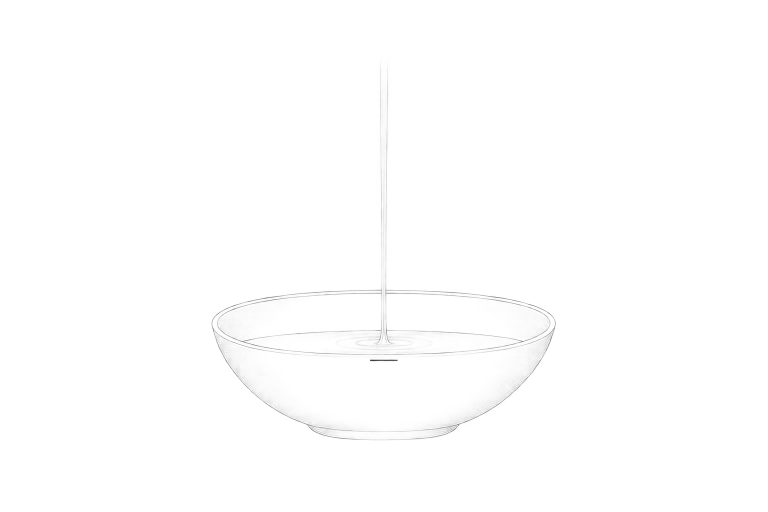
#> input picture design/onboarding/src/allowance.png, 1536 x 1024 px (shown at 1/2 size)
$ python onboarding-images.py
#> lines starting #> are read from the running program, lines starting #| are printed output that depends on the picture
"""Turn the black-on-transparent source art in design/onboarding/src into app assets.

- Writes res/drawable-nodpi/onboarding_<name>.webp: a white alpha mask, tinted at runtime with
  the look's accent (ColorFilter.tint). Heroes are 1080 px wide; spots are 384 px square.
- Writes design/onboarding/contact-sheet.png: every image tinted on all six look backgrounds,
  for review.

Usage: python scripts/onboarding-images.py
"""
from pathlib import Path
from PIL import Image, ImageDraw

ROOT = Path(__file__).resolve().parent.parent
SRC = ROOT / "design" / "onboarding" / "src"
OUT = ROOT / "app" / "src" / "main" / "res" / "drawable-nodpi"
SHEET = ROOT / "design" / "onboarding" / "contact-sheet.png"

# (name, background, accent) from ui/theme/Color.kt
LOOKS = [
    ("Obsidian dark", "#0F0F0E", "#C9A45C"), ("Obsidian light", "#F3F2EF", "#8A6726"),
    ("Stone light", "#ECEBE7", "#B85E17"), ("Stone dark", "#151716", "#E08A3C"),
    ("Sage dark", "#0C1310", "#93B8A0"), ("Sage light", "#EEF2EF", "#3F6B53"),
]


def mask(src: Path) -> Image.Image:
    """Alpha = line strength. Works for true transparency and for black-on-white fallbacks."""
    im = Image.open(src).convert("RGBA")
#> im is the input picture: PIL image 1536x1024 RGBA; mean R, G, B, A 1.9, 1.8, 1.6, 0.7
    r, g, b, a = im.split()
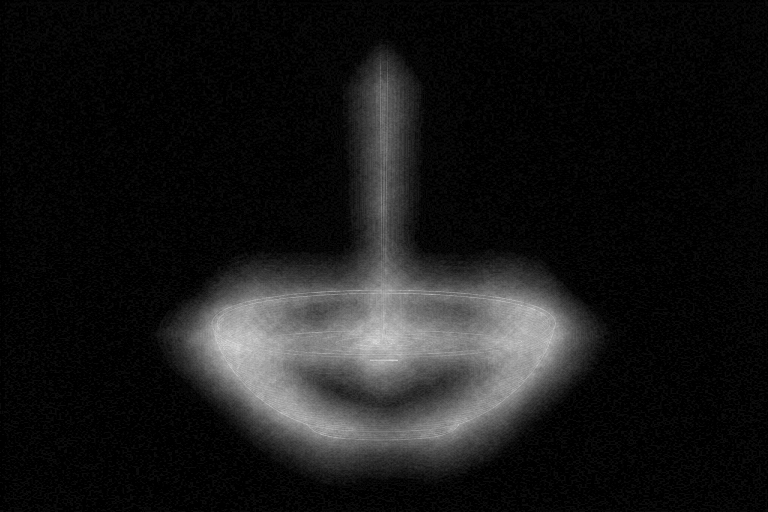
#> r: PIL image 1536x1024 L (shown at 1/2 size); min 0, max 20, mean 1.91; drawn with min black and max white
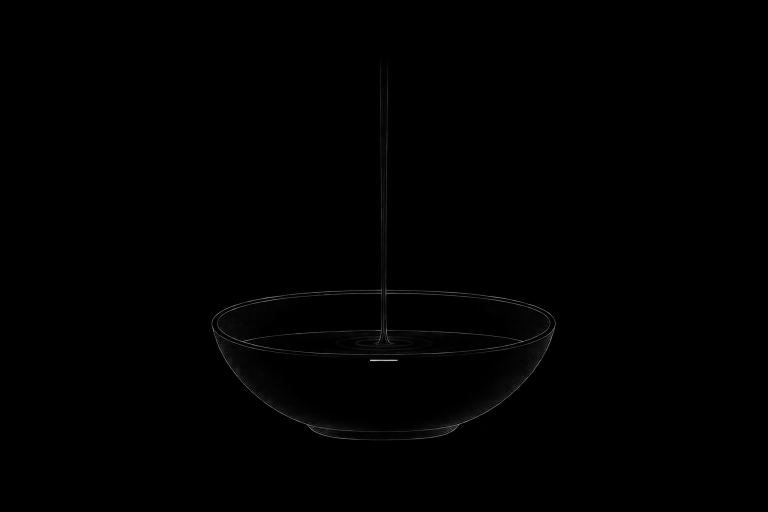
#> a: PIL image 1536x1024 L (shown at 1/2 size); min 0, max 231, mean 0.7
    lum = Image.merge("RGB", (r, g, b)).convert("L")
    # Dark pixels are line; light pixels are background. Combine with existing alpha.
    line = lum.point(lambda v: 255 - v)
    alpha = Image.composite(line, Image.new("L", im.size, 0), a)
    # Generated hairlines are faint; lift them so they read at phone size, and drop speckle noise.
    alpha = alpha.point(lambda v: 0 if v < 10 else min(255, round(255 * (v / 255) ** 0.45)))
    white = Image.new("L", im.size, 255)
#> white: PIL image 1536x1024 L; every value is 255
    return Image.merge("RGBA", (white, white, white, alpha))


def main() -> None:
    OUT.mkdir(parents=True, exist_ok=True)
    sources = sorted(SRC.glob("*.png"))
    if not sources:
        raise SystemExit(f"No PNGs in {SRC}")
    assets = []
    for src in sources:
        m = mask(src)
        width = 384 if src.stem.startswith("spot_") else 1080
        m = m.resize((width, round(m.height * width / m.width)), Image.LANCZOS)
        bbox = m.getchannel("A").getbbox()
#> bbox = (295, 87, 784, 622)
        dest = OUT / f"onboarding_{src.stem}.webp"
        m.save(dest, "WEBP", lossless=False, quality=88, method=6, exact=False)
        assets.append((src.stem, m, dest.stat().st_size, bbox))
        print(f"{dest.name}: {m.width}x{m.height}, {dest.stat().st_size // 1024} KB, ink box {bbox}")
#| onboarding_allowance.webp: 1080x720, 22 KB, ink box (295, 87, 784, 622)

    cell_w, cell_h, label = 360, 240, 22
    sheet = Image.new("RGB", (cell_w * len(LOOKS), (cell_h + label) * len(assets)), "#888888")
#> sheet: PIL image 2160x262 RGB; every value is 136
    draw = ImageDraw.Draw(sheet)
    for row, (name, m, size, _) in enumerate(assets):
        for col, (look, bg, accent) in enumerate(LOOKS):
            x, y = col * cell_w, row * (cell_h + label)
            cell = Image.new("RGB", (cell_w, cell_h), bg)
            art = m.copy()
            art.thumbnail((cell_w - 20, cell_h - 20), Image.LANCZOS)
            tint = Image.new("RGBA", art.size, accent)
            tint.putalpha(art.getchannel("A"))
            cell.paste(tint, ((cell_w - art.width) // 2, (cell_h - art.height) // 2), tint)
            sheet.paste(cell, (x, y + label))
            draw.text((x + 6, y + 4), f"{name} · {look} · {size // 1024} KB", fill="#000000")
#> this loop made 1 pass
#> (row, name, size) on pass 1: (0, 'allowance', 22902)
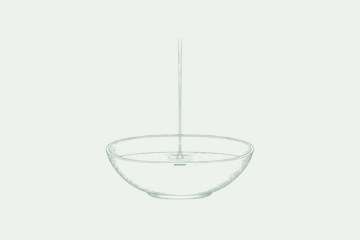
#> cell: PIL image 360x240 RGB; mean R, G, B 237, 241.3, 238.1
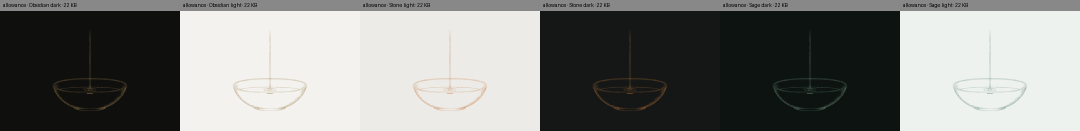
#> sheet: PIL image 2160x262 RGB (shown at 1/2 size); mean R, G, B 127.9, 129.5, 126.9
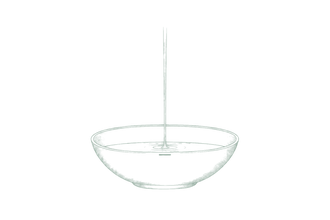
#> tint: PIL image 330x220 RGBA; mean R, G, B, A 63, 107, 83, 1.7; transparent parts drawn white
    sheet.save(SHEET)
    print(f"Contact sheet: {SHEET}")


if __name__ == "__main__":
    main()
